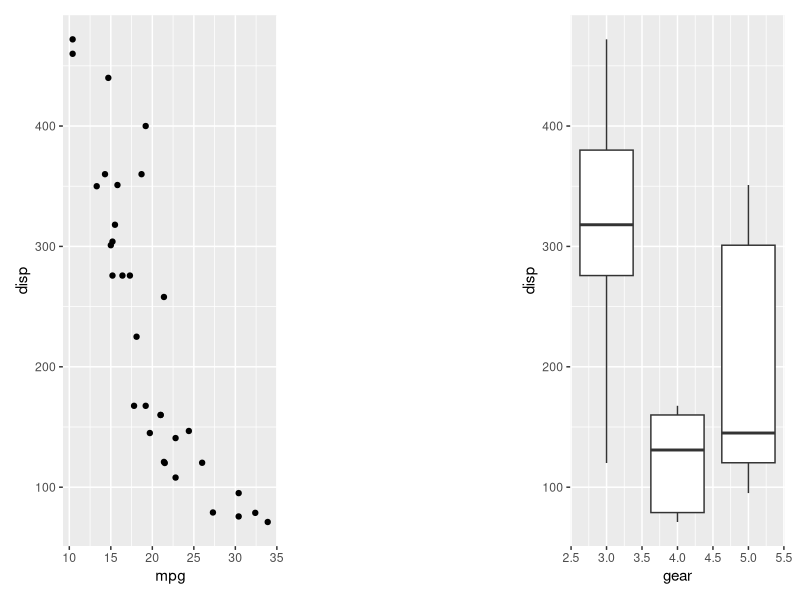

Recreate this plot in R.
# gloss bench figure patchwork-018
# source: patchwork::plot_spacer (topic)
# Frozen by bench/R/harvest.R: code up to the chosen figure; see meta.json.
# ---- setup ----
library(patchwork)
# ---- chunk 1 ----
### Name: plot_spacer
### Title: Add a completely blank area
### Aliases: plot_spacer

### ** Examples

library(ggplot2)

p1 <- ggplot(mtcars) + geom_point(aes(mpg, disp))
p2 <- ggplot(mtcars) + geom_boxplot(aes(gear, disp, group = gear))

p1 + plot_spacer() + p2
